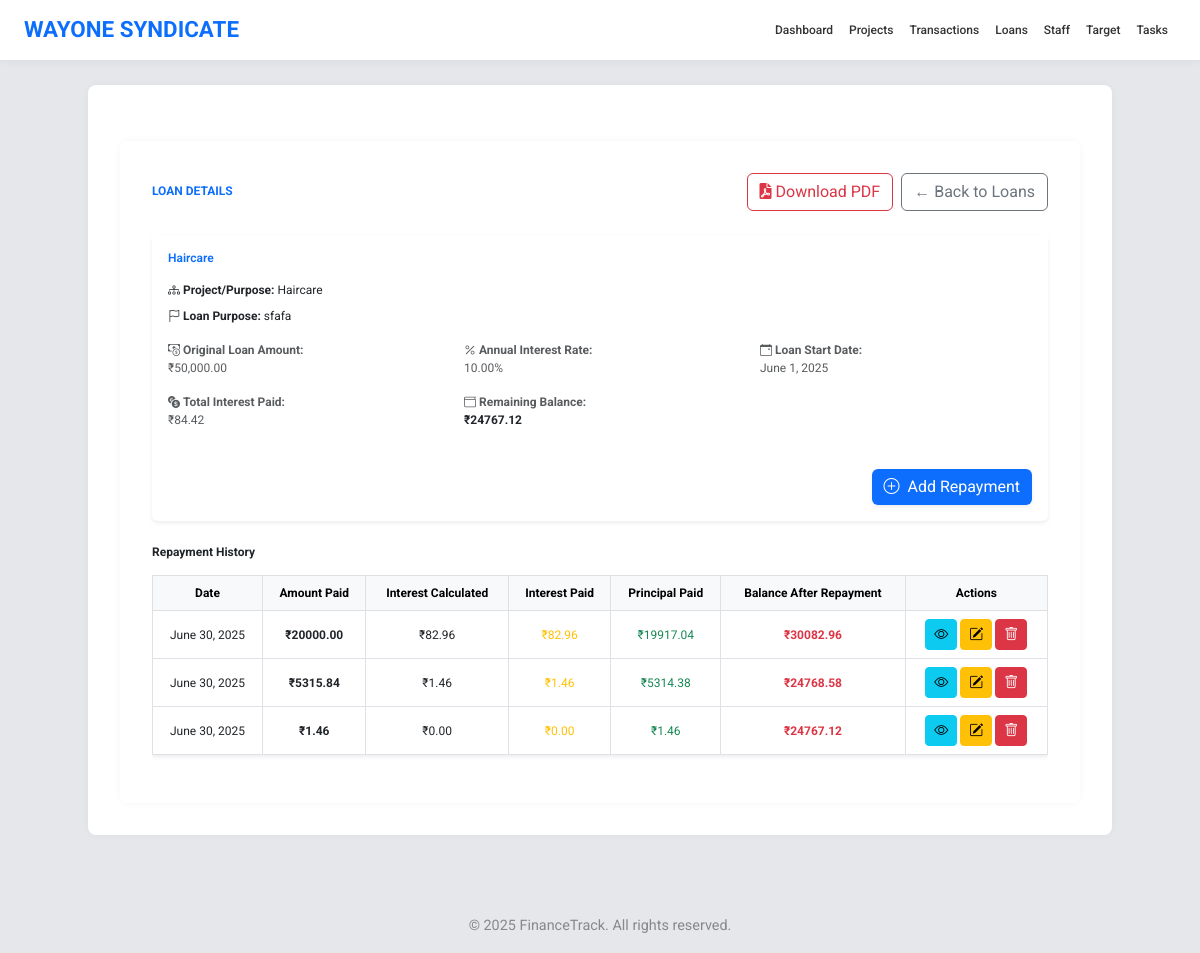
The page /loans/14/ on the database as committed earlier.
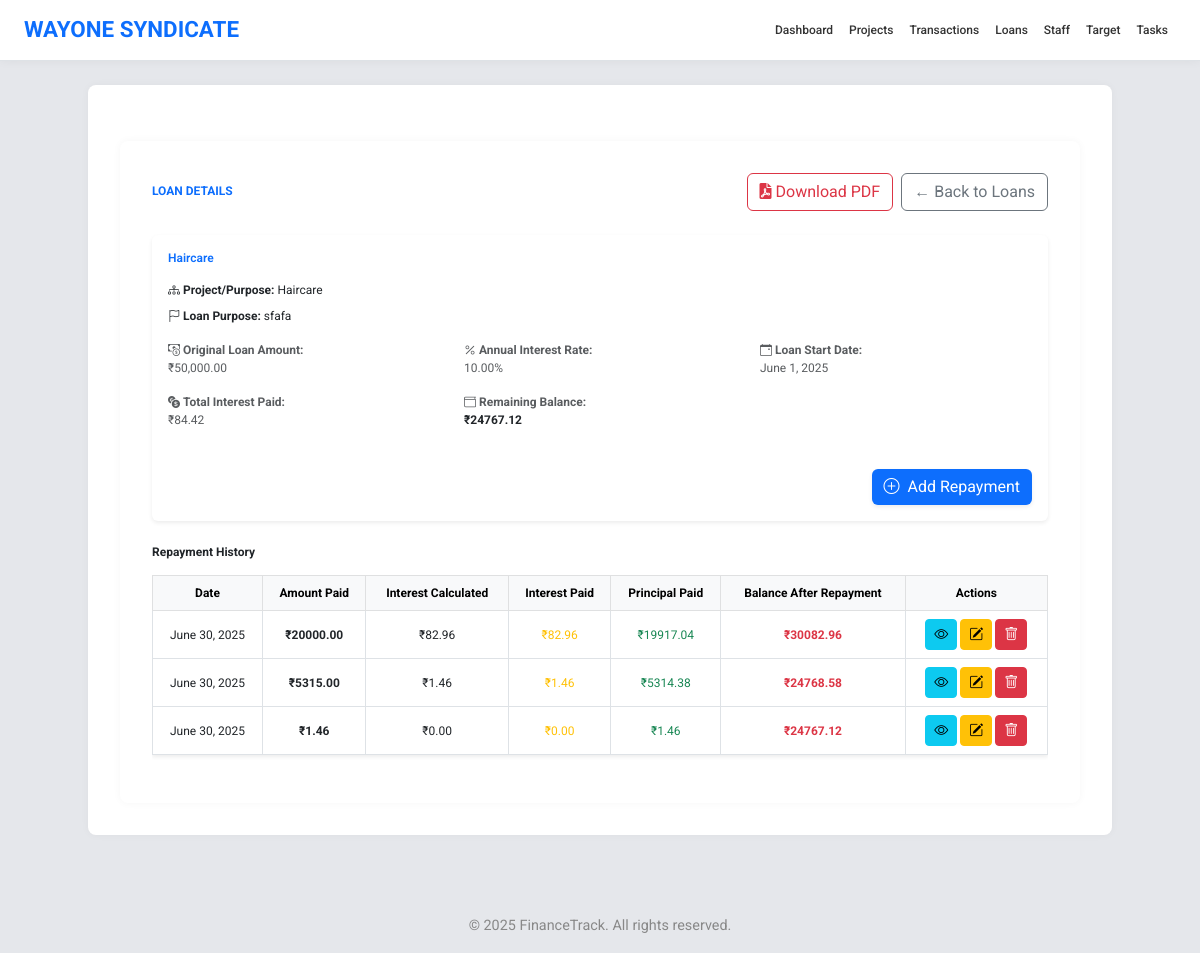
The same page on the database as committed later.
### app1/models.py (models this page shows, shortened)
class Repayment(models.Model):
    loan = models.ForeignKey('Loan', on_delete=models.CASCADE, related_name='repayments')
    date = models.DateField()
    amount_paid = models.DecimalField(max_digits=10, decimal_places=2)
    interest_calculated = models.DecimalField(max_digits=10, decimal_places=2, default=Decimal('0.00'))
    interest_paid = models.DecimalField(max_digits=10, decimal_places=2)
    principal_paid = models.DecimalField(max_digits=10, decimal_places=2)
    balance_after_repayment = models.DecimalField(max_digits=10, decimal_places=2)
    photo_proof = models.ImageField(upload_to='repayment_proofs/', null=True, blank=True)

### app1/views.py (the view, shortened to what this page needs)
# urls.py: path('loans/<int:loan_id>/', views.loan_detail, name='loan_detail'),
def loan_detail(request, loan_id):
    loan = get_object_or_404(Loan, pk=loan_id)
    repayments = loan.repayments.all().order_by('date')
    repayment_form = RepaymentForm()
    repayments_data = []
    remaining_balance = loan.amount
    for repayment in repayments:
        remaining_balance -= repayment.principal_paid or Decimal('0.00')
        repayments_data.append({
            'repayment': repayment,
            'balance_after': remaining_balance
        })
    interest_paid = Decimal('0.00')
    principal_paid = Decimal('0.00')
    total_interest_paid = repayments.aggregate(total=Sum('interest_paid'))['total'] or Decimal('0.00')
    total_principal_paid = repayments.aggregate(total=Sum('principal_paid'))['total'] or Decimal('0.00')
    remaining_balance = loan.amount - total_principal_paid
    return render(request, 'loan_detail.html', {
        'loan': loan,
        'repayments': repayments_data,
        'repayment_form': repayment_form,
        'total_interest_paid': total_interest_paid,
        'total_principal_paid': total_principal_paid,
        'remaining_balance': remaining_balance,
        'interest_paid': interest_paid,
        'principal_paid': principal_paid,
    })

### app1/models.py (called while the page is built)
    def __str__(self):
        return self.name

### templates/loan_detail.html (shortened to what this page needs)
{% extends 'base.html' %}
{% load humanize %}
{% block content %}
<div class="container mt-4 fade-in">
  <div class="d-flex justify-content-between align-items-center mb-4">
    <h1 class="fw-bold text-primary">LOAN DETAILS</h1>
    <div class="d-flex gap-2">
      <a href="{% url 'loan_pdf' loan.id %}" class="btn btn-outline-danger">
        <i class="fas fa-file-pdf"></i> Download PDF
      </a>
      <a href="{% url 'loan_list' %}" class="btn btn-outline-secondary">
        ← Back to Loans
      </a>
    </div>
  </div>
  <div class="card shadow-sm border-0 mb-4">
    <div class="card-body">
      <h5 class="text-primary fw-semibold mb-3">{{ loan.project.name }}</h5>
      <p class="mb-2"><i class="bi bi-diagram-3"></i> <strong>Project/Purpose:</strong> {{ loan.project }}</p>
      <p class="mb-3"><i class="bi bi-flag"></i> <strong>Loan Purpose:</strong> {{ loan.loan_purpose }}</p>
      <div class="row text-muted">
        <div class="col-md-4 mb-3">
          <i class="bi bi-cash-coin"></i> <strong>Original Loan Amount:</strong><br>
          ₹{{ loan.amount|intcomma }}
        </div>
        <div class="col-md-4 mb-3">
          <i class="bi bi-percent"></i> <strong>Annual Interest Rate:</strong><br>
          {{ loan.interest_rate }}%
        </div>
        <div class="col-md-4 mb-3">
          <i class="bi bi-calendar-event"></i> <strong>Loan Start Date:</strong><br>
          {{ loan.start_date }}
        </div>
        <div class="col-md-4 mb-3">
          <i class="bi bi-currency-exchange"></i> <strong>Total Interest Paid:</strong><br>
          ₹{{ total_interest_paid|floatformat:2 }}
        </div>
        <div class="col-md-4 mb-3">
          <i class="bi bi-wallet"></i> <strong>Remaining Balance:</strong><br>
          <strong class="text-dark">₹{{ remaining_balance|floatformat:2 }}</strong>
        </div>
      </div>
      <div class="text-end mt-4">
        <button class="btn btn-primary shadow-sm" data-bs-toggle="modal" data-bs-target="#addRepaymentModal">
          <i class="bi bi-plus-circle me-1"></i> Add Repayment
        </button>
      </div>
    </div>
  </div>
  <div class="fade-in">
    <h5 class="fw-bold mb-3">Repayment History</h5>
    <div class="table-responsive">
      <table class="table table-bordered table-hover align-middle bg-white shadow-sm">
        <thead class="table-light">
          <tr class="text-center">
            <th>Date</th>
            <th>Amount Paid</th>
            <th>Interest Calculated</th>
            <th>Interest Paid</th>
            <th>Principal Paid</th>
            <th>Balance After Repayment</th>
            <th>Actions</th>
          </tr>
        </thead>
        <tbody>
          {% for row in repayments %}
          <tr class="text-center">
            <td>{{ row.repayment.date }}</td>
            <td><strong>₹{{ row.repayment.amount_paid|floatformat:2 }}</strong></td>
            <td>₹{{ row.repayment.interest_calculated|floatformat:2 }}</td>
            <td class="text-warning">₹{{ row.repayment.interest_paid|floatformat:2 }}</td>
            <td class="text-success">₹{{ row.repayment.principal_paid|floatformat:2 }}</td>
            <td class="text-danger fw-bold">₹{{ row.balance_after|floatformat:2 }}</td>
            <td class="text-center">
  <button class="btn btn-sm btn-info view-btn" data-id="{{ row.repayment.id }}"><i class="bi bi-eye"></i></button>
  <button class="btn btn-sm btn-warning edit-btn" data-id="{{ row.repayment.id }}"><i class="bi bi-pencil-square"></i></button>
  <button class="btn btn-sm btn-danger delete-btn" data-id="{{ row.repayment.id }}"><i class="bi bi-trash"></i></button>
</td>
          </tr>
          {% empty %}
          <tr>
            <td colspan="6" class="text-center text-muted">No repayments made yet.</td>
          </tr>
          {% endfor %}
        </tbody>
      </table>
    </div>
  </div>
</div>
{% endblock %}

Rows that differ between the two databases and show on the page:
changed Repayment (number 2 of 3 on the later page): repayment.amount_paid "5315.84" → "5315.00"
